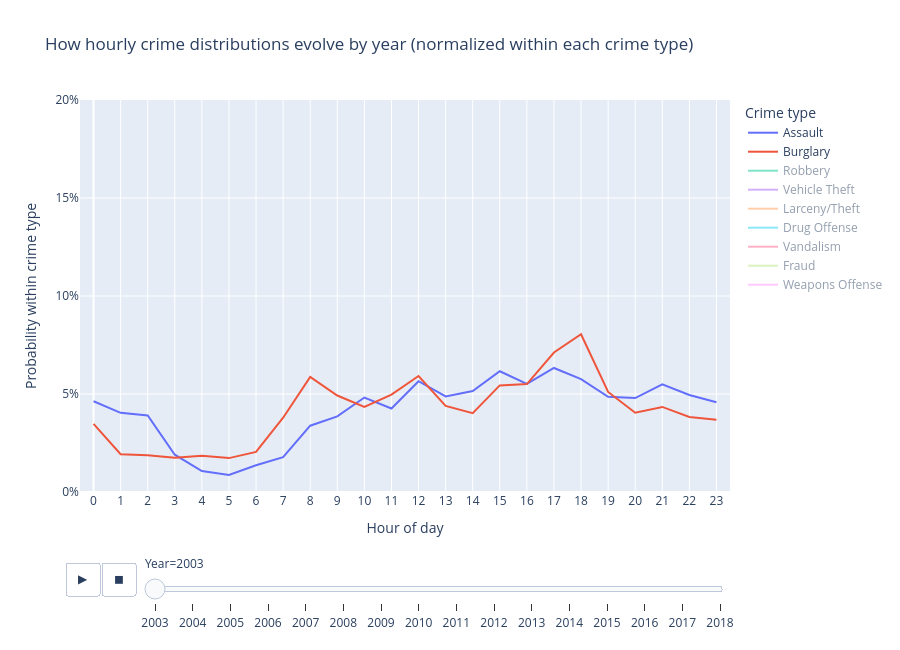
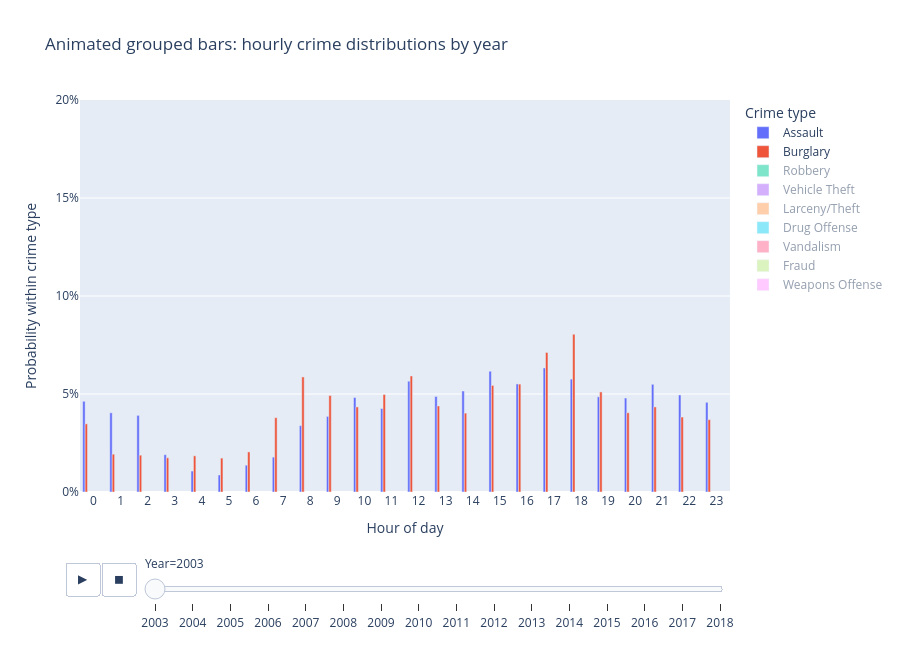

Notebook source saved alongside these figures, in order:
### Markdown cell above
> *Exercise 2.2*: Animated crime patterns.
>
> One of Plotly's powerful features is built-in animation. Let's use it to show how hourly crime patterns have changed over time.
>
> * Take the concept of normalized hourly distributions, but now compute one **separately for each year** (still for each of your Personal Focus Crimes).
>    * Take a look at the yearly counts. If some crime-types drop precipitously at some point, it might create noisy plots.
> * Create an animated **line chart** using Plotly Express's `animation_frame` parameter. Each frame should show one year's hourly distribution. Here's a sense of how to build the animation:
>
> ```python
> fig = px.line(your_dataframe, 
>              x='Hour', y='NormalizedCount', color='CrimeType',
>              animation_frame='Year',
>              title='Come up with an appropriate title!',
>              range_y=[0, 0.2])
> fig.show()
> ```
>
> * **Important**: Set `range_y` to fix the y-axis range across all frames. Without this, Plotly will auto-scale each frame independently, which makes it difficult/impossible to compare across years. (This is a real-world pitfall — animated charts that silently re-scale their axes can be deeply misleading. Remember the perceptual errors discussion from Week 5?)
> * With 9+ crime types on screen at once, the plot can get crowded. Consider starting with only one or two traces visible and letting the user toggle the rest on via the legend. You already know how to use `fig.update_traces(visible='legendonly')` — but for animated charts you'll also need to set visibility on each animation frame. <font color=gray>It's fine to ask your LLM how to do this.</font>
> * Hit play and watch the distributions evolve. Comment on what you see:
>   - Do any crime types shift their hourly pattern noticeably over the years?
>   - Can you spot the effect of COVID (2020-2021) on the patterns?
>   - Connecting to the note above: Do any crime types have distributions that become noticeably noisier in recent years? If so, why might that be?
> * Now try the same visualization as a **bar chart** instead of a line chart (hint: `px.bar` works with the same arguments, use `barmode='group'`). Which representation makes the temporal evolution easier to see — the animated lines or the animated bars? Why?
> * Reflect: is animation an effective way to explore this data, or would a different approach (e.g., small multiples — one static subplot per year) work better? What are the trade-offs?

<div class="alert alert-block alert-info">
It's OK to use your LLM for the code here. The observations and reflection should be your own.
</div>

### Code cell
# Exercise 2.2 — Animated crime patterns (yearly hourly distributions)

# Build year column from the cleaned dataframe created above
anim_df = plot_df.copy()
anim_df = anim_df.dropna(subset=["Incident Date", "Hour", "CrimeType"])
anim_df["Year"] = anim_df["Incident Date"].dt.year.astype(int)

# Quick diagnostic: yearly volume by crime type (helps identify noisy low-count tails)
yearly_counts = (
    anim_df.groupby(["Year", "CrimeType"])
    .size()
    .rename("Count")
    .reset_index()
    .sort_values(["Year", "CrimeType"])
)

print("Incidents per year and crime type (last 10 years):")
display(yearly_counts[yearly_counts["Year"] >= yearly_counts["Year"].max() - 9].pivot(index="Year", columns="CrimeType", values="Count").fillna(0).astype(int))

# Create a complete Year x CrimeType x Hour grid so all traces remain stable across frames
years = np.sort(anim_df["Year"].unique())
full_grid = pd.MultiIndex.from_product(
    [years, selected_focus_crimes, np.arange(24)],
    names=["Year", "CrimeType", "Hour"],
).to_frame(index=False)

hourly_year_counts = (
    anim_df.groupby(["Year", "CrimeType", "Hour"])
    .size()
    .rename("Count")
    .reset_index()
)

hourly_year = full_grid.merge(hourly_year_counts, on=["Year", "CrimeType", "Hour"], how="left")
hourly_year["Count"] = hourly_year["Count"].fillna(0)

# Normalize within each (Year, CrimeType)
hourly_year["NormalizedCount"] = hourly_year.groupby(["Year", "CrimeType"])["Count"].transform(
    lambda s: s / s.sum() if s.sum() > 0 else 0.0
)

max_y = float(hourly_year["NormalizedCount"].max())
y_upper = max(0.2, np.ceil((max_y + 0.01) * 100) / 100)

def set_initial_visibility(fig, visible_crimes):
    visible_set = set(visible_crimes)

    # Main traces
    for tr in fig.data:
        tr.visible = True if tr.name in visible_set else "legendonly"

    # Per-frame traces (required for animated charts)
    for fr in fig.frames:
        for tr in fr.data:
            tr.visible = True if tr.name in visible_set else "legendonly"

# Keep the chart readable by showing only 2 traces initially
initial_visible = selected_focus_crimes[:2]

# Animated line chart
fig_line = px.line(
    hourly_year,
    x="Hour",
    y="NormalizedCount",
    color="CrimeType",
    animation_frame="Year",
    category_orders={
        "CrimeType": selected_focus_crimes,
        "Year": years.tolist(),
    },
    labels={"Hour": "Hour of day", "NormalizedCount": "Probability within crime type"},
    title="How hourly crime distributions evolve by year (normalized within each crime type)",
    range_y=[0, y_upper],
)

set_initial_visibility(fig_line, initial_visible)
fig_line.update_xaxes(range=[-0.5, 23.5], dtick=1)
fig_line.update_yaxes(tickformat=".0%")
fig_line.update_layout(height=650, legend_title_text="Crime type")
fig_line.show()

# Animated grouped bar chart
fig_bar = px.bar(
    hourly_year,
    x="Hour",
    y="NormalizedCount",
    color="CrimeType",
    animation_frame="Year",
    category_orders={
        "CrimeType": selected_focus_crimes,
        "Year": years.tolist(),
    },
    labels={"Hour": "Hour of day", "NormalizedCount": "Probability within crime type"},
    title="Animated grouped bars: hourly crime distributions by year",
    range_y=[0, y_upper],
    barmode="group",
)

set_initial_visibility(fig_bar, initial_visible)
fig_bar.update_xaxes(range=[-0.5, 23.5], dtick=1)
fig_bar.update_yaxes(tickformat=".0%")
fig_bar.update_layout(height=650, legend_title_text="Crime type")
fig_bar.show()

### Figure 1 — Plotly figure (JSON) as saved in the notebook; plotly's stock layout.template omitted (floating-point values rounded to 4 significant figures)
{"data": [{"hovertemplate": "CrimeType=Assault<br>Year=2003<br>Hour of day=%{x}<br>Probability within crime type=%{y}<extra></extra>", "legendgroup": "Assault", "line": {"color": "#636efa", "dash": "solid"}, "marker": {"symbol": "circle"}, "mode": "lines", "name": "Assault", "orientation": "v", "showlegend": true, "type": "scatter", "visible": true, "x": [0, 1, 2, 3, 4, 5, 6, 7, 8, 9, 10, 11, 12, 13, 14, 15, 16, 17, 18, 19, 20, 21, 22, 23], "xaxis": "x", "y": [0.04628, 0.04041, 0.03909, 0.01902, 0.01069, 0.008677, 0.01367, 0.01779, 0.03383, 0.03857, 0.04821, 0.0426, 0.05653, 0.04873, 0.05154, 0.06162, 0.05513, 0.06328, 0.05759, 0.04856, 0.04794, 0.05496, 0.04952, 0.04575], "yaxis": "y"}, {"hovertemplate": "CrimeType=Burglary<br>Year=2003<br>Hour of day=%{x}<br>Probability within crime type=%{y}<extra></extra>", "legendgroup": "Burglary", "line": {"color": "#EF553B", "dash": "solid"}, "marker": {"symbol": "circle"}, "mode": "lines", "name": "Burglary", "orientation": "v", "showlegend": true, "type": "scatter", "visible": true, "x": [0, 1, 2, 3, 4, 5, 6, 7, 8, 9, 10, 11, 12, 13, 14, 15, 16, 17, 18, 19, 20, 21, 22, 23], "xaxis": "x", "y": [0.03476, 0.01929, 0.01879, 0.01746, 0.01846, 0.0173, 0.02046, 0.03792, 0.05871, 0.04923, 0.04341, 0.04973, 0.05921, 0.0439, 0.04025, 0.05438, 0.05505, 0.07118, 0.08049, 0.05106, 0.04041, 0.04341, 0.03825, 0.03692], "yaxis": "y"}, {"hovertemplate": "CrimeType=Robbery<br>Year=2003<br>Hour of day=%{x}<br>Probability within crime type=%{y}<extra></extra>", "legendgroup": "Robbery", "line": {"color": "#00cc96", "dash": "solid"}, "marker": {"symbol": "circle"}, "mode": "lines", "name": "Robbery", "orientation": "v", "showlegend": true, "type": "scatter", "visible": "legendonly", "x": [0, 1, 2, 3, 4, 5, 6, 7, 8, 9, 10, 11, 12, 13, 14, 15, 16, 17, 18, 19, 20, 21, 22, 23], "xaxis": "x", "y": [0.05686, 0.04112, 0.05043, 0.03405, 0.02281, 0.01927, 0.02345, 0.01831, 0.02249, 0.02923, 0.03277, 0.0273, 0.03983, 0.03726, 0.04337, 0.04305, 0.04947, 0.04722, 0.05461, 0.05108, 0.0636, 0.06136, 0.06521, 0.06585], "yaxis": "y"}, {"hovertemplate": "CrimeType=Vehicle Theft<br>Year=2003<br>Hour of day=%{x}<br>Probability within crime type=%{y}<extra></extra>", "legendgroup": "Vehicle Theft", "line": {"color": "#ab63fa", "dash": "solid"}, "marker": {"symbol": "circle"}, "mode": "lines", "name": "Vehicle Theft", "orientation": "v", "showlegend": true, "type": "scatter", "visible": "legendonly", "x": [0, 1, 2, 3, 4, 5, 6, 7, 8, 9, 10, 11, 12, 13, 14, 15, 16, 17, 18, 19, 20, 21, 22, 23], "xaxis": "x", "y": [0.04111, 0.03037, 0.0235, 0.01506, 0.0106, 0.009819, 0.01473, 0.02756, 0.03823, 0.03594, 0.0343, 0.02848, 0.04609, 0.02972, 0.03286, 0.04307, 0.04949, 0.06527, 0.07672, 0.06808, 0.06887, 0.0709, 0.07528, 0.06396], "yaxis": "y"}, {"hovertemplate": "CrimeType=Larceny/Theft<br>Year=2003<br>Hour of day=%{x}<br>Probability within crime type=%{y}<extra></extra>", "legendgroup": "Larceny/Theft", "line": {"color": "#FFA15A", "dash": "solid"}, "marker": {"symbol": "circle"}, "mode": "lines", "name": "Larceny/Theft", "orientation": "v", "showlegend": true, "type": "scatter", "visible": "legendonly", "x": [0, 1, 2, 3, 4, 5, 6, 7, 8, 9, 10, 11, 12, 13, 14, 15, 16, 17, 18, 19, 20, 21, 22, 23], "xaxis": "x", "y": [0.03403, 0.02028, 0.01535, 0.008555, 0.005423, 0.005194, 0.01088, 0.01864, 0.0325, 0.03349, 0.04124, 0.04113, 0.06206, 0.05198, 0.05431, 0.06034, 0.06488, 0.06947, 0.07657, 0.06756, 0.05835, 0.05553, 0.05698, 0.05526], "yaxis": "y"}, {"hovertemplate": "CrimeType=Drug Offense<br>Year=2003<br>Hour of day=%{x}<br>Probability within crime type=%{y}<extra></extra>", "legendgroup": "Drug Offense", "line": {"color": "#19d3f3", "dash": "solid"}, "marker": {"symbol": "circle"}, "mode": "lines", "name": "Drug Offense", "orientation": "v", "showlegend": true, "type": "scatter", "visible": "legendonly", "x": [0, 1, 2, 3, 4, 5, 6, 7, 8, 9, 10, 11, 12, 13, 14, 15, 16, 17, 18, 19, 20, 21, 22, 23], "xaxis": "x", "y": [0.03352, 0.01901, 0.01656, 0.01114, 0.008177, 0.003884, 0.007461, 0.01942, 0.03587, 0.05151, 0.04242, 0.05121, 0.05509, 0.07124, 0.08217, 0.05662, 0.05366, 0.06408, 0.07052, 0.06991, 0.04528, 0.0324, 0.05213, 0.04671], "yaxis": "y"}, {"hovertemplate": "CrimeType=Vandalism<br>Year=2003<br>Hour of day=%{x}<br>Probability within crime type=%{y}<extra></extra>", "legendgroup": "Vandalism", "line": {"color": "#FF6692", "dash": "solid"}, "marker": {"symbol": "circle"}, "mode": "lines", "name": "Vandalism", "orientation": "v", "showlegend": true, "type": "scatter", "visible": "legendonly", "x": [0, 1, 2, 3, 4, 5, 6, 7, 8, 9, 10, 11, 12, 13, 14, 15, 16, 17, 18, 19, 20, 21, 22, 23], "xaxis": "x", "y": [0.0563, 0.03669, 0.0356, 0.02164, 0.0138, 0.01176, 0.01631, 0.0265, 0.03074, 0.03168, 0.03152, 0.02838, 0.03873, 0.02823, 0.03434, 0.04454, 0.04767, 0.0657, 0.07119, 0.06602, 0.06351, 0.06476, 0.06868, 0.0657], "yaxis": "y"}, {"hovertemplate": "CrimeType=Fraud<br>Year=2003<br>Hour of day=%{x}<br>Probability within crime type=%{y}<extra></extra>", "legendgroup": "Fraud", "line": {"color": "#B6E880", "dash": "solid"}, "marker": {"symbol": "circle"}, "mode": "lines", "name": "Fraud", "orientation": "v", "showlegend": true, "type": "scatter", "visible": "legendonly", "x": [0, 1, 2, 3, 4, 5, 6, 7, 8, 9, 10, 11, 12, 13, 14, 15, 16, 17, 18, 19, 20, 21, 22, 23], "xaxis": "x", "y": [0.105, 0.01649, 0.01435, 0.005802, 0.003359, 0.003969, 0.007634, 0.01618, 0.04641, 0.0516, 0.05496, 0.03969, 0.1261, 0.06076, 0.05863, 0.0626, 0.05588, 0.05985, 0.05466, 0.0458, 0.03695, 0.01954, 0.02687, 0.02687], "yaxis": "y"}, {"hovertemplate": "CrimeType=Weapons Offense<br>Year=2003<br>Hour of day=%{x}<br>Probability within crime type=%{y}<extra></extra>", "legendgroup": "Weapons Offense", "line": {"color": "#FF97FF", "dash": "solid"}, "marker": {"symbol": "circle"}, "mode": "lines", "name": "Weapons Offense", "orientation": "v", "showlegend": true, "type": "scatter", "visible": "legendonly", "x": [0, 1, 2, 3, 4, 5, 6, 7, 8, 9, 10, 11, 12, 13, 14, 15, 16, 17, 18, 19, 20, 21, 22, 23], "xaxis": "x", "y": [0.04264, 0.03428, 0.04013, 0.01839, 0.009197, 0.01003, 0.008361, 0.02174, 0.04013, 0.03595, 0.03846, 0.04766, 0.05184, 0.05936, 0.06271, 0.05686, 0.05435, 0.05351, 0.05184, 0.04515, 0.05518, 0.05769, 0.05853, 0.04599], "yaxis": "y"}], "layout": {"height": 650, "legend": {"title": {"text": "Crime type"}, "tracegroupgap": 0}, "sliders": [{"active": 0, "currentvalue": {"prefix": "Year="}, "len": 0.9, "pad": {"b": 10, "t": 60}, "steps": [{"args": [["2003"], {"frame": {"duration": 0, "redraw": false}, "fromcurrent": true, "mode": "immediate", "transition": {"duration": 0, "easing": "linear"}}], "label": "2003", "method": "animate"}, {"args": [["2004"], {"frame": {"duration": 0, "redraw": false}, "fromcurrent": true, "mode": "immediate", "transition": {"duration": 0, "easing": "linear"}}], "label": "2004", "method": "animate"}, {"args": [["2005"], {"frame": {"duration": 0, "redraw": false}, "fromcurrent": true, "mode": "immediate", "transition": {"duration": 0, "easing": "linear"}}], "label": "2005", "method": "animate"}, {"args": [["2006"], {"frame": {"duration": 0, "redraw": false}, "fromcurrent": true, "mode": "immediate", "transition": {"duration": 0, "easing": "linear"}}], "label": "2006", "method": "animate"}, {"args": [["2007"], {"frame": {"duration": 0, "redraw": false}, "fromcurrent": true, "mode": "immediate", "transition": {"duration": 0, "easing": "linear"}}], "label": "2007", "method": "animate"}, {"args": [["2008"], {"frame": {"duration": 0, "redraw": false}, "fromcurrent": true, "mode": "immediate", "transition": {"duration": 0, "easing": "linear"}}], "label": "2008", "method": "animate"}, {"args": [["2009"], {"frame": {"duration": 0, "redraw": false}, "fromcurrent": true, "mode": "immediate", "transition": {"duration": 0, "easing": "linear"}}], "label": "2009", "method": "animate"}, {"args": [["2010"], {"frame": {"duration": 0, "redraw": false}, "fromcurrent": true, "mode": "immediate", "transition": {"duration": 0, "easing": "linear"}}], "label": "2010", "method": "animate"}, {"args": [["2011"], {"frame": {"duration": 0, "redraw": false}, "fromcurrent": true, "mode": "immediate", "transition": {"duration": 0, "easing": "linear"}}], "label": "2011", "method": "animate"}, {"args": [["2012"], {"frame": {"duration": 0, "redraw": false}, "fromcurrent": true, "mode": "immediate", "transition": {"duration": 0, "easing": "linear"}}], "label": "2012", "method": "animate"}, {"args": [["2013"], {"frame": {"duration": 0, "redraw": false}, "fromcurrent": true, "mode": "immediate", "transition": {"duration": 0, "easing": "linear"}}], "label": "2013", "method": "animate"}, {"args": [["2014"], {"frame": {"duration": 0, "redraw": false}, "fromcurrent": true, "mode": "immediate", "transition": {"duration": 0, "easing": "linear"}}], "label": "2014", "method": "animate"}, {"args": [["2015"], {"frame": {"duration": 0, "redraw": false}, "fromcurrent": true, "mode": "immediate", "transition": {"duration": 0, "easing": "linear"}}], "label": "2015", "method": "animate"}, {"args": [["2016"], {"frame": {"duration": 0, "redraw": false}, "fromcurrent": true, "mode": "immediate", "transition": {"duration": 0, "easing": "linear"}}], "label": "2016", "method": "animate"}, {"args": [["2017"], {"frame": {"duration": 0, "redraw": false}, "fromcurrent": true, "mode": "immediate", "transition": {"duration": 0, "easing": "linear"}}], "label": "2017", "method": "animate"}, {"args": [["2018"], {"frame": {"duration": 0, "redraw": false}, "fromcurrent": true, "mode": "immediate", "transition": {"duration": 0, "easing": "linear"}}], "label": "2018", "method": "animate"}], "x": 0.1, "xanchor": "left", "y": 0, "yanchor": "top"}], "title": {"text": "How hourly crime distributions evolve by year (normalized within each crime type)"}, "updatemenus": [{"buttons": [{"args": [null, {"frame": {"duration": 500, "redraw": false}, "fromcurrent": true, "mode": "immediate", "transition": {"duration": 500, "easing": "linear"}}], "label": "&#9654;", "method": "animate"}, {"args": [[null], {"frame": {"duration": 0, "redraw": false}, "fromcurrent": true, "mode": "immediate", "transition": {"duration": 0, "easing": "linear"}}], "label": "&#9724;", "method": "animate"}], "direction": "left", "pad": {"r": 10, "t": 70}, "showactive": false, "type": "buttons", "x": 0.1, "xanchor": "right", "y": 0, "yanchor": "top"}], "xaxis": {"anchor": "y", "domain": [0, 1], "dtick": 1, "range": [-0.5, 23.5], "title": {"text": "Hour of day"}}, "yaxis": {"anchor": "x", "domain": [0, 1], "range": [0, 0.2], "tickformat": ".0%", "title": {"text": "Probability within crime type"}}}}

### Figure 2 — Plotly figure (JSON) as saved in the notebook; plotly's stock layout.template omitted (floating-point values rounded to 4 significant figures)
{"data": [{"alignmentgroup": "True", "hovertemplate": "CrimeType=Assault<br>Year=2003<br>Hour of day=%{x}<br>Probability within crime type=%{y}<extra></extra>", "legendgroup": "Assault", "marker": {"color": "#636efa", "pattern": {"shape": ""}}, "name": "Assault", "offsetgroup": "Assault", "orientation": "v", "showlegend": true, "textposition": "auto", "type": "bar", "visible": true, "x": [0, 1, 2, 3, 4, 5, 6, 7, 8, 9, 10, 11, 12, 13, 14, 15, 16, 17, 18, 19, 20, 21, 22, 23], "xaxis": "x", "y": [0.04628, 0.04041, 0.03909, 0.01902, 0.01069, 0.008677, 0.01367, 0.01779, 0.03383, 0.03857, 0.04821, 0.0426, 0.05653, 0.04873, 0.05154, 0.06162, 0.05513, 0.06328, 0.05759, 0.04856, 0.04794, 0.05496, 0.04952, 0.04575], "yaxis": "y"}, {"alignmentgroup": "True", "hovertemplate": "CrimeType=Burglary<br>Year=2003<br>Hour of day=%{x}<br>Probability within crime type=%{y}<extra></extra>", "legendgroup": "Burglary", "marker": {"color": "#EF553B", "pattern": {"shape": ""}}, "name": "Burglary", "offsetgroup": "Burglary", "orientation": "v", "showlegend": true, "textposition": "auto", "type": "bar", "visible": true, "x": [0, 1, 2, 3, 4, 5, 6, 7, 8, 9, 10, 11, 12, 13, 14, 15, 16, 17, 18, 19, 20, 21, 22, 23], "xaxis": "x", "y": [0.03476, 0.01929, 0.01879, 0.01746, 0.01846, 0.0173, 0.02046, 0.03792, 0.05871, 0.04923, 0.04341, 0.04973, 0.05921, 0.0439, 0.04025, 0.05438, 0.05505, 0.07118, 0.08049, 0.05106, 0.04041, 0.04341, 0.03825, 0.03692], "yaxis": "y"}, {"alignmentgroup": "True", "hovertemplate": "CrimeType=Robbery<br>Year=2003<br>Hour of day=%{x}<br>Probability within crime type=%{y}<extra></extra>", "legendgroup": "Robbery", "marker": {"color": "#00cc96", "pattern": {"shape": ""}}, "name": "Robbery", "offsetgroup": "Robbery", "orientation": "v", "showlegend": true, "textposition": "auto", "type": "bar", "visible": "legendonly", "x": [0, 1, 2, 3, 4, 5, 6, 7, 8, 9, 10, 11, 12, 13, 14, 15, 16, 17, 18, 19, 20, 21, 22, 23], "xaxis": "x", "y": [0.05686, 0.04112, 0.05043, 0.03405, 0.02281, 0.01927, 0.02345, 0.01831, 0.02249, 0.02923, 0.03277, 0.0273, 0.03983, 0.03726, 0.04337, 0.04305, 0.04947, 0.04722, 0.05461, 0.05108, 0.0636, 0.06136, 0.06521, 0.06585], "yaxis": "y"}, {"alignmentgroup": "True", "hovertemplate": "CrimeType=Vehicle Theft<br>Year=2003<br>Hour of day=%{x}<br>Probability within crime type=%{y}<extra></extra>", "legendgroup": "Vehicle Theft", "marker": {"color": "#ab63fa", "pattern": {"shape": ""}}, "name": "Vehicle Theft", "offsetgroup": "Vehicle Theft", "orientation": "v", "showlegend": true, "textposition": "auto", "type": "bar", "visible": "legendonly", "x": [0, 1, 2, 3, 4, 5, 6, 7, 8, 9, 10, 11, 12, 13, 14, 15, 16, 17, 18, 19, 20, 21, 22, 23], "xaxis": "x", "y": [0.04111, 0.03037, 0.0235, 0.01506, 0.0106, 0.009819, 0.01473, 0.02756, 0.03823, 0.03594, 0.0343, 0.02848, 0.04609, 0.02972, 0.03286, 0.04307, 0.04949, 0.06527, 0.07672, 0.06808, 0.06887, 0.0709, 0.07528, 0.06396], "yaxis": "y"}, {"alignmentgroup": "True", "hovertemplate": "CrimeType=Larceny/Theft<br>Year=2003<br>Hour of day=%{x}<br>Probability within crime type=%{y}<extra></extra>", "legendgroup": "Larceny/Theft", "marker": {"color": "#FFA15A", "pattern": {"shape": ""}}, "name": "Larceny/Theft", "offsetgroup": "Larceny/Theft", "orientation": "v", "showlegend": true, "textposition": "auto", "type": "bar", "visible": "legendonly", "x": [0, 1, 2, 3, 4, 5, 6, 7, 8, 9, 10, 11, 12, 13, 14, 15, 16, 17, 18, 19, 20, 21, 22, 23], "xaxis": "x", "y": [0.03403, 0.02028, 0.01535, 0.008555, 0.005423, 0.005194, 0.01088, 0.01864, 0.0325, 0.03349, 0.04124, 0.04113, 0.06206, 0.05198, 0.05431, 0.06034, 0.06488, 0.06947, 0.07657, 0.06756, 0.05835, 0.05553, 0.05698, 0.05526], "yaxis": "y"}, {"alignmentgroup": "True", "hovertemplate": "CrimeType=Drug Offense<br>Year=2003<br>Hour of day=%{x}<br>Probability within crime type=%{y}<extra></extra>", "legendgroup": "Drug Offense", "marker": {"color": "#19d3f3", "pattern": {"shape": ""}}, "name": "Drug Offense", "offsetgroup": "Drug Offense", "orientation": "v", "showlegend": true, "textposition": "auto", "type": "bar", "visible": "legendonly", "x": [0, 1, 2, 3, 4, 5, 6, 7, 8, 9, 10, 11, 12, 13, 14, 15, 16, 17, 18, 19, 20, 21, 22, 23], "xaxis": "x", "y": [0.03352, 0.01901, 0.01656, 0.01114, 0.008177, 0.003884, 0.007461, 0.01942, 0.03587, 0.05151, 0.04242, 0.05121, 0.05509, 0.07124, 0.08217, 0.05662, 0.05366, 0.06408, 0.07052, 0.06991, 0.04528, 0.0324, 0.05213, 0.04671], "yaxis": "y"}, {"alignmentgroup": "True", "hovertemplate": "CrimeType=Vandalism<br>Year=2003<br>Hour of day=%{x}<br>Probability within crime type=%{y}<extra></extra>", "legendgroup": "Vandalism", "marker": {"color": "#FF6692", "pattern": {"shape": ""}}, "name": "Vandalism", "offsetgroup": "Vandalism", "orientation": "v", "showlegend": true, "textposition": "auto", "type": "bar", "visible": "legendonly", "x": [0, 1, 2, 3, 4, 5, 6, 7, 8, 9, 10, 11, 12, 13, 14, 15, 16, 17, 18, 19, 20, 21, 22, 23], "xaxis": "x", "y": [0.0563, 0.03669, 0.0356, 0.02164, 0.0138, 0.01176, 0.01631, 0.0265, 0.03074, 0.03168, 0.03152, 0.02838, 0.03873, 0.02823, 0.03434, 0.04454, 0.04767, 0.0657, 0.07119, 0.06602, 0.06351, 0.06476, 0.06868, 0.0657], "yaxis": "y"}, {"alignmentgroup": "True", "hovertemplate": "CrimeType=Fraud<br>Year=2003<br>Hour of day=%{x}<br>Probability within crime type=%{y}<extra></extra>", "legendgroup": "Fraud", "marker": {"color": "#B6E880", "pattern": {"shape": ""}}, "name": "Fraud", "offsetgroup": "Fraud", "orientation": "v", "showlegend": true, "textposition": "auto", "type": "bar", "visible": "legendonly", "x": [0, 1, 2, 3, 4, 5, 6, 7, 8, 9, 10, 11, 12, 13, 14, 15, 16, 17, 18, 19, 20, 21, 22, 23], "xaxis": "x", "y": [0.105, 0.01649, 0.01435, 0.005802, 0.003359, 0.003969, 0.007634, 0.01618, 0.04641, 0.0516, 0.05496, 0.03969, 0.1261, 0.06076, 0.05863, 0.0626, 0.05588, 0.05985, 0.05466, 0.0458, 0.03695, 0.01954, 0.02687, 0.02687], "yaxis": "y"}, {"alignmentgroup": "True", "hovertemplate": "CrimeType=Weapons Offense<br>Year=2003<br>Hour of day=%{x}<br>Probability within crime type=%{y}<extra></extra>", "legendgroup": "Weapons Offense", "marker": {"color": "#FF97FF", "pattern": {"shape": ""}}, "name": "Weapons Offense", "offsetgroup": "Weapons Offense", "orientation": "v", "showlegend": true, "textposition": "auto", "type": "bar", "visible": "legendonly", "x": [0, 1, 2, 3, 4, 5, 6, 7, 8, 9, 10, 11, 12, 13, 14, 15, 16, 17, 18, 19, 20, 21, 22, 23], "xaxis": "x", "y": [0.04264, 0.03428, 0.04013, 0.01839, 0.009197, 0.01003, 0.008361, 0.02174, 0.04013, 0.03595, 0.03846, 0.04766, 0.05184, 0.05936, 0.06271, 0.05686, 0.05435, 0.05351, 0.05184, 0.04515, 0.05518, 0.05769, 0.05853, 0.04599], "yaxis": "y"}], "layout": {"barmode": "group", "height": 650, "legend": {"title": {"text": "Crime type"}, "tracegroupgap": 0}, "sliders": [{"active": 0, "currentvalue": {"prefix": "Year="}, "len": 0.9, "pad": {"b": 10, "t": 60}, "steps": [{"args": [["2003"], {"frame": {"duration": 0, "redraw": true}, "fromcurrent": true, "mode": "immediate", "transition": {"duration": 0, "easing": "linear"}}], "label": "2003", "method": "animate"}, {"args": [["2004"], {"frame": {"duration": 0, "redraw": true}, "fromcurrent": true, "mode": "immediate", "transition": {"duration": 0, "easing": "linear"}}], "label": "2004", "method": "animate"}, {"args": [["2005"], {"frame": {"duration": 0, "redraw": true}, "fromcurrent": true, "mode": "immediate", "transition": {"duration": 0, "easing": "linear"}}], "label": "2005", "method": "animate"}, {"args": [["2006"], {"frame": {"duration": 0, "redraw": true}, "fromcurrent": true, "mode": "immediate", "transition": {"duration": 0, "easing": "linear"}}], "label": "2006", "method": "animate"}, {"args": [["2007"], {"frame": {"duration": 0, "redraw": true}, "fromcurrent": true, "mode": "immediate", "transition": {"duration": 0, "easing": "linear"}}], "label": "2007", "method": "animate"}, {"args": [["2008"], {"frame": {"duration": 0, "redraw": true}, "fromcurrent": true, "mode": "immediate", "transition": {"duration": 0, "easing": "linear"}}], "label": "2008", "method": "animate"}, {"args": [["2009"], {"frame": {"duration": 0, "redraw": true}, "fromcurrent": true, "mode": "immediate", "transition": {"duration": 0, "easing": "linear"}}], "label": "2009", "method": "animate"}, {"args": [["2010"], {"frame": {"duration": 0, "redraw": true}, "fromcurrent": true, "mode": "immediate", "transition": {"duration": 0, "easing": "linear"}}], "label": "2010", "method": "animate"}, {"args": [["2011"], {"frame": {"duration": 0, "redraw": true}, "fromcurrent": true, "mode": "immediate", "transition": {"duration": 0, "easing": "linear"}}], "label": "2011", "method": "animate"}, {"args": [["2012"], {"frame": {"duration": 0, "redraw": true}, "fromcurrent": true, "mode": "immediate", "transition": {"duration": 0, "easing": "linear"}}], "label": "2012", "method": "animate"}, {"args": [["2013"], {"frame": {"duration": 0, "redraw": true}, "fromcurrent": true, "mode": "immediate", "transition": {"duration": 0, "easing": "linear"}}], "label": "2013", "method": "animate"}, {"args": [["2014"], {"frame": {"duration": 0, "redraw": true}, "fromcurrent": true, "mode": "immediate", "transition": {"duration": 0, "easing": "linear"}}], "label": "2014", "method": "animate"}, {"args": [["2015"], {"frame": {"duration": 0, "redraw": true}, "fromcurrent": true, "mode": "immediate", "transition": {"duration": 0, "easing": "linear"}}], "label": "2015", "method": "animate"}, {"args": [["2016"], {"frame": {"duration": 0, "redraw": true}, "fromcurrent": true, "mode": "immediate", "transition": {"duration": 0, "easing": "linear"}}], "label": "2016", "method": "animate"}, {"args": [["2017"], {"frame": {"duration": 0, "redraw": true}, "fromcurrent": true, "mode": "immediate", "transition": {"duration": 0, "easing": "linear"}}], "label": "2017", "method": "animate"}, {"args": [["2018"], {"frame": {"duration": 0, "redraw": true}, "fromcurrent": true, "mode": "immediate", "transition": {"duration": 0, "easing": "linear"}}], "label": "2018", "method": "animate"}], "x": 0.1, "xanchor": "left", "y": 0, "yanchor": "top"}], "title": {"text": "Animated grouped bars: hourly crime distributions by year"}, "updatemenus": [{"buttons": [{"args": [null, {"frame": {"duration": 500, "redraw": true}, "fromcurrent": true, "mode": "immediate", "transition": {"duration": 500, "easing": "linear"}}], "label": "&#9654;", "method": "animate"}, {"args": [[null], {"frame": {"duration": 0, "redraw": true}, "fromcurrent": true, "mode": "immediate", "transition": {"duration": 0, "easing": "linear"}}], "label": "&#9724;", "method": "animate"}], "direction": "left", "pad": {"r": 10, "t": 70}, "showactive": false, "type": "buttons", "x": 0.1, "xanchor": "right", "y": 0, "yanchor": "top"}], "xaxis": {"anchor": "y", "domain": [0, 1], "dtick": 1, "range": [-0.5, 23.5], "title": {"text": "Hour of day"}}, "yaxis": {"anchor": "x", "domain": [0, 1], "range": [0, 0.2], "tickformat": ".0%", "title": {"text": "Probability within crime type"}}}}
